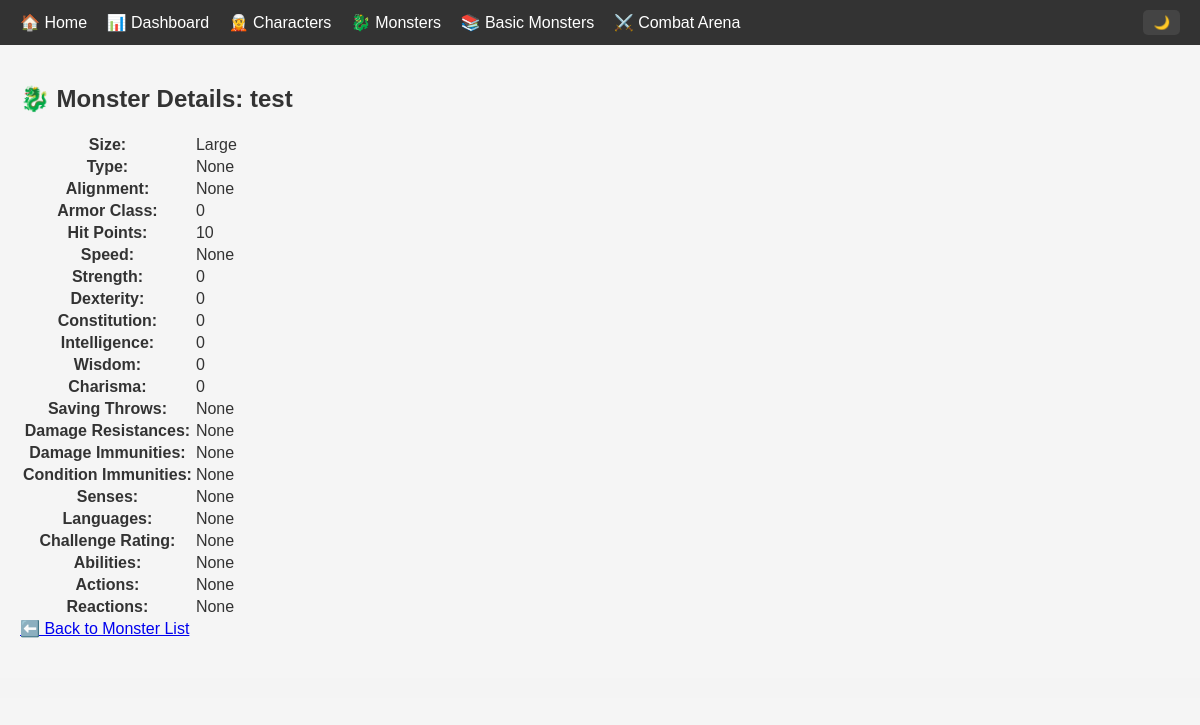
Page /accounts/monster/1/ on the earlier database version.
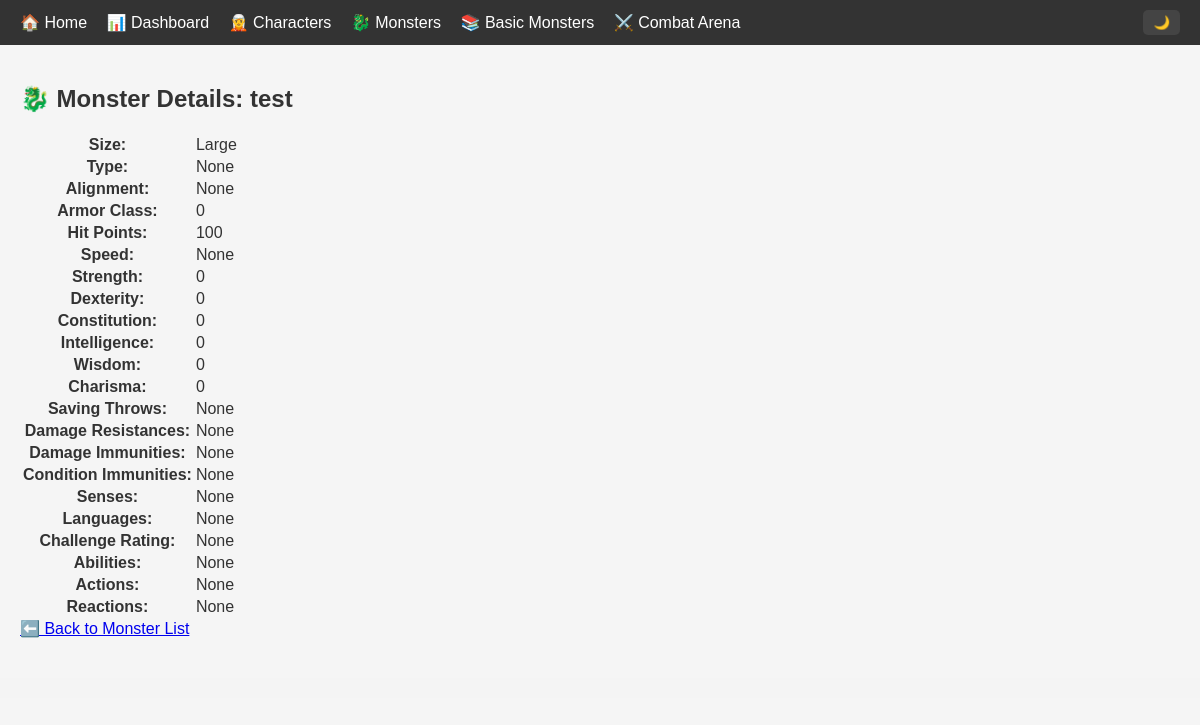
Same page on the later database version.
### accounts/models.py (models this page shows, shortened)
class Monster(models.Model):
    name = models.CharField(max_length=100)  # Required field
    size = models.CharField(max_length=50, null=True, blank=True)
    type = models.CharField(max_length=50, null=True, blank=True)
    alignment = models.CharField(max_length=50, null=True, blank=True)
    armor_class = models.IntegerField(null=True, blank=True)
    hit_points = models.IntegerField(null=True, blank=True)
    speed = models.CharField(max_length=100, null=True, blank=True)
    strength = models.IntegerField(null=True, blank=True)
    dexterity = models.IntegerField(null=True, blank=True)
    constitution = models.IntegerField(null=True, blank=True)
    intelligence = models.IntegerField(null=True, blank=True)
    wisdom = models.IntegerField(null=True, blank=True)
    charisma = models.IntegerField(null=True, blank=True)
    saving_throws = models.TextField(null=True, blank=True)
    damage_resistances = models.TextField(null=True, blank=True)
    damage_immunities = models.TextField(null=True, blank=True)
    condition_immunities = models.TextField(null=True, blank=True)
    senses = models.TextField(null=True, blank=True)
    languages = models.TextField(null=True, blank=True)
    challenge_rating = models.CharField(max_length=20, null=True, blank=True)
    abilities = models.TextField(null=True, blank=True)
    actions = models.TextField(null=True, blank=True)
    reactions = models.TextField(null=True, blank=True)

### accounts/views.py (the view)
# urls.py: path('monster/<int:monster_id>/', views.monster_detail, name='monster_detail'),
def monster_detail(request, monster_id):
    monster = get_object_or_404(Monster, id=monster_id)
    return render(request, "accounts/monster_detail.html", {"monster": monster})

### accounts/templates/accounts/monster_detail.html
{% extends 'base.html' %}
{% block content %}
<h2>🐉 Monster Details: {{ monster.name }}</h2>
<table>
    <tr><th>Size:</th><td>{{ monster.size|default:"-" }}</td></tr>
    <tr><th>Type:</th><td>{{ monster.type|default:"-" }}</td></tr>
    <tr><th>Alignment:</th><td>{{ monster.alignment|default:"-" }}</td></tr>
    <tr><th>Armor Class:</th><td>{{ monster.armor_class|default:"0" }}</td></tr>
    <tr><th>Hit Points:</th><td>{{ monster.hit_points|default:"0" }}</td></tr>
    <tr><th>Speed:</th><td>{{ monster.speed|default:"-" }}</td></tr>
    <tr><th>Strength:</th><td>{{ monster.strength|default:"0" }}</td></tr>
    <tr><th>Dexterity:</th><td>{{ monster.dexterity|default:"0" }}</td></tr>
    <tr><th>Constitution:</th><td>{{ monster.constitution|default:"0" }}</td></tr>
    <tr><th>Intelligence:</th><td>{{ monster.intelligence|default:"0" }}</td></tr>
    <tr><th>Wisdom:</th><td>{{ monster.wisdom|default:"0" }}</td></tr>
    <tr><th>Charisma:</th><td>{{ monster.charisma|default:"0" }}</td></tr>
    <tr><th>Saving Throws:</th><td>{{ monster.saving_throws|default:"-" }}</td></tr>
    <tr><th>Damage Resistances:</th><td>{{ monster.damage_resistances|default:"-" }}</td></tr>
    <tr><th>Damage Immunities:</th><td>{{ monster.damage_immunities|default:"-" }}</td></tr>
    <tr><th>Condition Immunities:</th><td>{{ monster.condition_immunities|default:"-" }}</td></tr>
    <tr><th>Senses:</th><td>{{ monster.senses|default:"-" }}</td></tr>
    <tr><th>Languages:</th><td>{{ monster.languages|default:"-" }}</td></tr>
    <tr><th>Challenge Rating:</th><td>{{ monster.challenge_rating|default:"-" }}</td></tr>
    <tr><th>Abilities:</th><td>{{ monster.abilities|default:"-" }}</td></tr>
    <tr><th>Actions:</th><td>{{ monster.actions|default:"-" }}</td></tr>
    <tr><th>Reactions:</th><td>{{ monster.reactions|default:"-" }}</td></tr>
</table>
<a href="{% url 'monster_list' %}">⬅️ Back to Monster List</a>
{% endblock %}

Differences in the rows shown:
changed Monster "test": hit_points "10" → "100"
